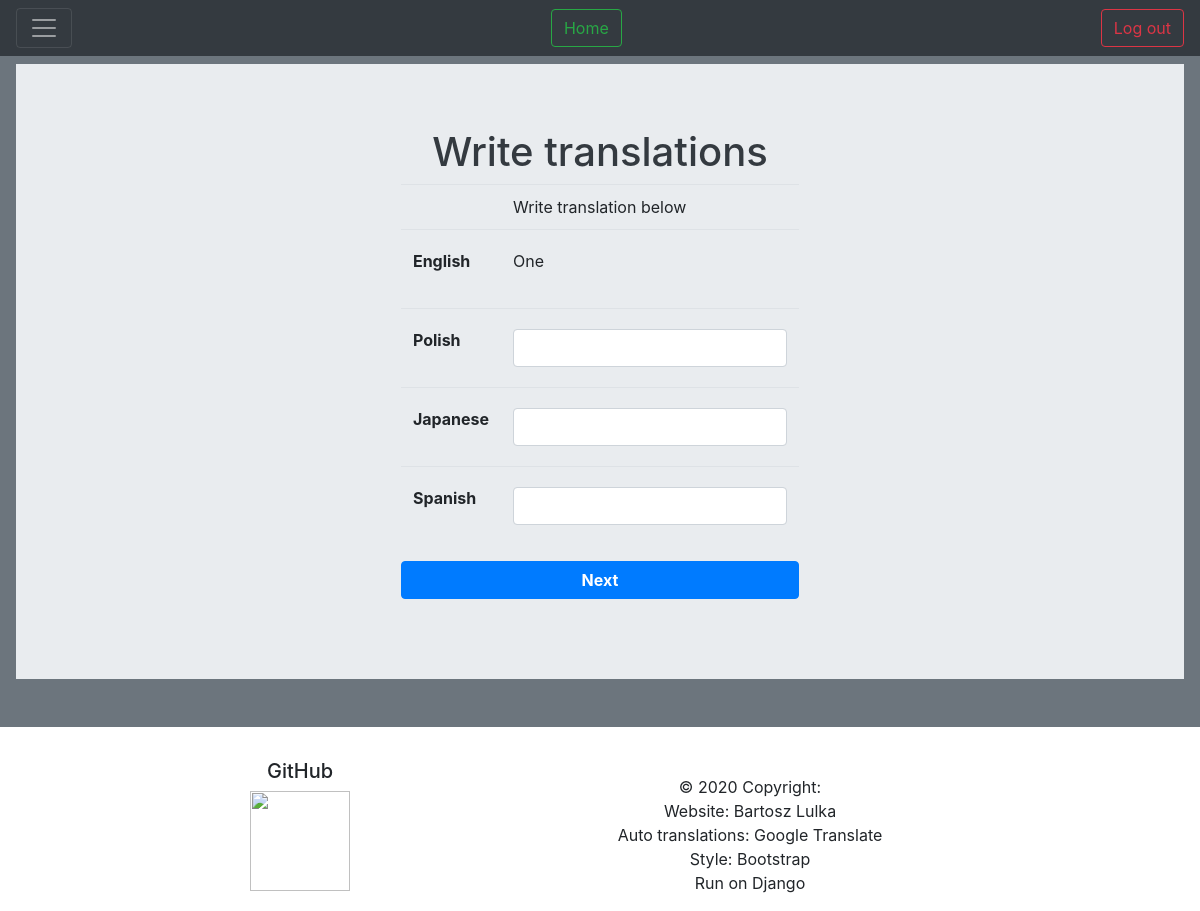
/cards/learn/write/57/ (signed in), run on an earlier commit of the app's database.
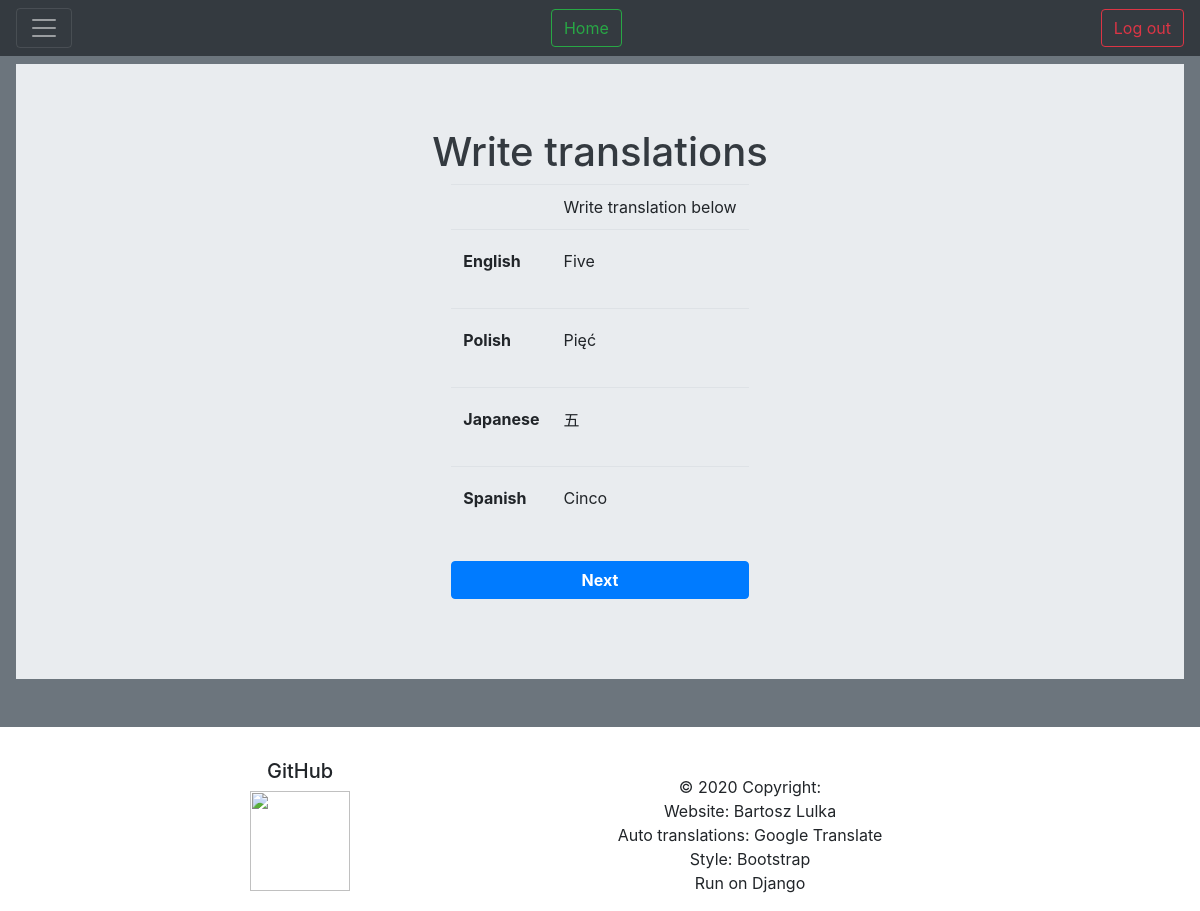
And on a later commit of the database.
### Cards/models.py (models this page shows, shortened)
class Card(models.Model):
    multi_card = models.ForeignKey(MultiCard, on_delete=models.CASCADE)
    cards_folder = models.ForeignKey(CardFolder, on_delete=models.CASCADE)
    language = models.CharField(max_length=5, choices=langcodes.LangCodes, default="en")
    main = models.CharField(max_length=50)
    automated = models.BooleanField(default=False)
    score = models.SmallIntegerField(default=0)
    pronunciation = models.CharField(max_length=200, blank=True, default=False, null=True)
    synonyms = models.CharField(max_length=50, blank=True)
    comment = models.CharField(max_length=400, blank=True)
    rating = models.SmallIntegerField(default=0)
    mastered = models.BooleanField(default=False)
    priority = models.SmallIntegerField(default=0)
    show_answer = models.BooleanField(default=True)

### Cards/learn.py (the view, shortened to what this page needs)
# urls.py: path('learn/write/<int:set_id>/', learn.write, name='write'),
@login_required
def write(request, set_id):
    folder = get_object_or_404(CardFolder, id=set_id)
    if folder.user != request.user:
        return render(request, 'Cards/no_access.html')
    langs = folder.get_langs()
    lang_keys = folder.get_langs(item='key')
    lang_full = folder.get_langs(item='value')
    length = len(langs)
    context = {
        'previous': False,
        'folder': folder,
        "length": length,
        "langs": langs,
        'width': 94 / length,
        'lang_full': lang_full,
    }
    m_cards = MultiCard.objects.filter(cards_folder=folder, mastered=False).order_by('priority', 'score')
    if context['previous']:
        m_cards = m_cards.exclude(id=context['previous'])
    m_card = m_cards.first()
    if m_card is None:
        return render(request, 'Cards/learn/no_cards_to_learn.html', context)
    current_cards = []
    any_answer_show = False
    for lang_key in lang_keys:
        card = Card.objects.get(multi_card=m_card, language=lang_key)
        current_cards.append(card)
        if card.show_answer:
            any_answer_show = True
    if not any_answer_show:
        show = rd.choice(current_cards)
        show.show_answer = True
        show.save()
    context['multicard_id'] = m_card.id
    context['current_cards'] = current_cards
    return render(request, 'Cards/learn/learn_write.html', context)

### Cards/models.py (called while the page is built)
    def get_langs(self, item=False):
        langs = (self.lang1, self.lang2, self.lang3, self.lang4, self.lang5)
        lang_choices = []
        lang_values = []
        lang_keys = []
        for i in langs:
            if i != "":
                value = langcodes.LangCodesDict[i].capitalize()
                lang_choices.append((i, value))
                lang_values.append(value)
                lang_keys.append(i)
        if item == 'value':
            return lang_values
        if item == 'key':
            return lang_keys
        else:
            return lang_choices

### Cards/templatetags/get_obj.py (called while the page is built)
@register.filter
def index(sequence, position):
    return sequence[position]

### Cards/templates/Cards/learn/learn_write.html (shortened to what this page needs)
{% extends "base.html" %}
{% block styles %}
{% load get_obj %}
{% endblock %}
{% block body %}
<div class="jumbotron jumbotron-fluid">
  <div class="text-dark">
    <h1 style="text-align:center;">Write translations</h1>
    <div class="row justify-content-center">
      <div class="col-auto">
        <div class="container">
          <div class="row">
            <div class="col-xs-6">
              <div class="table-responsive">
                <form method="POST" action=".">{% csrf_token %}
                  <table class="table table-responsive">
                    <tr>
                      <td></td>
                      <td>Write translation below</td>
                    </tr>
                    {% for card in current_cards %}
                      <tr>
                        <td>
                          <p class="font-weight-bold"><span class="form-control-plaintext">{{lang_full|index:forloop.counter0}}</span></p>
                        </td>
                        <td class="align-middle">
                          {% if card.show_answer %}
                            <p>{{ card.main }}</p>
                          {% else %}
                            <input type="text" name="answer{{card.language}}" autocomplete="off" class="form-control" maxlength="50">
                          {% endif %}
                        </td>
                      </tr>
                    {% endfor %}
                  </table>
                  <button class="btn btn-primary btn-block"><b>Next</b></button>
                </form>
              </div>
            </div>
          </div>
        </div>
      </div>
    </div>
  </div>
</div>
{% endblock body %}

What changed in the data, as far as the page shows it:
no longer on this page (row unchanged): Card: counter0 "English", main "One"
no longer on this page (row edited): Card: counter0 "Polish"
no longer on this page (row edited): Card: counter0 "Japanese"
no longer on this page (row edited): Card: counter0 "Spanish"
now on this page (row unchanged): Card: counter0 "English", main "Five"
now on this page (row edited): Card: counter0 "Polish", main "Pięć"
now on this page (row edited): Card: counter0 "Japanese", main "五"
now on this page (row edited): Card: counter0 "Spanish", main "Cinco"
